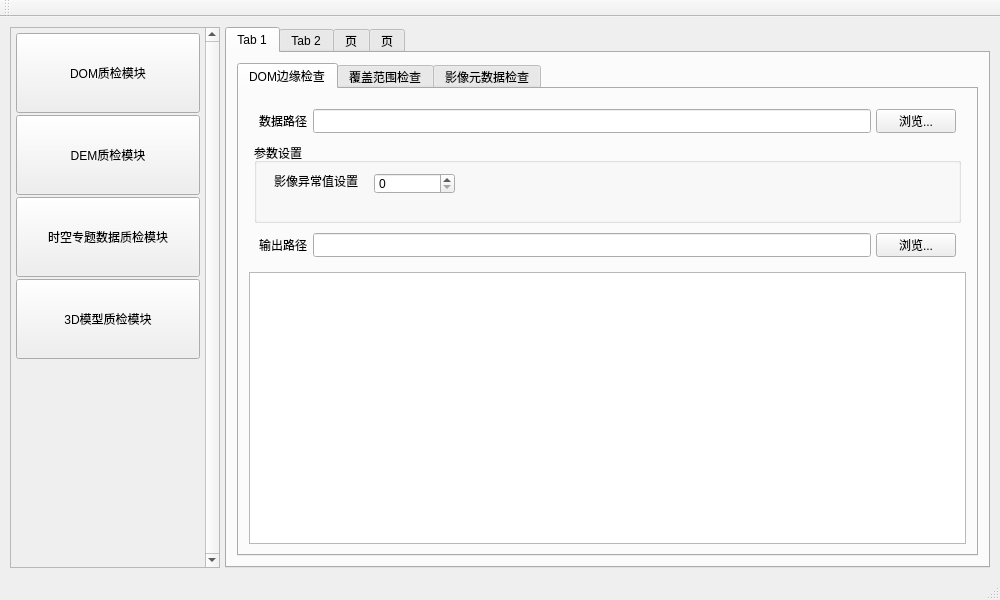
<?xml version="1.0" encoding="UTF-8"?>
<ui version="4.0">
 <class>MainWindow</class>
 <widget class="QMainWindow" name="MainWindow">
  <property name="geometry">
   <rect>
    <x>0</x>
    <y>0</y>
    <width>1000</width>
    <height>600</height>
   </rect>
  </property>
  <property name="sizePolicy">
   <sizepolicy hsizetype="Preferred" vsizetype="Preferred">
    <horstretch>0</horstretch>
    <verstretch>0</verstretch>
   </sizepolicy>
  </property>
  <property name="minimumSize">
   <size>
    <width>1000</width>
    <height>600</height>
   </size>
  </property>
  <property name="maximumSize">
   <size>
    <width>5000</width>
    <height>5000</height>
   </size>
  </property>
  <property name="windowTitle">
   <string>MainWindow</string>
  </property>
  <widget class="QWidget" name="centralWidget">
   <layout class="QVBoxLayout" name="verticalLayout">
    <property name="spacing">
     <number>5</number>
    </property>
    <property name="leftMargin">
     <number>5</number>
    </property>
    <property name="topMargin">
     <number>5</number>
    </property>
    <property name="rightMargin">
     <number>5</number>
    </property>
    <property name="bottomMargin">
     <number>5</number>
    </property>
    <item>
     <layout class="QHBoxLayout" name="mainHLayout">
      <property name="spacing">
       <number>5</number>
      </property>
      <property name="sizeConstraint">
       <enum>QLayout::SetMaximumSize</enum>
      </property>
      <property name="leftMargin">
       <number>5</number>
      </property>
      <property name="topMargin">
       <number>5</number>
      </property>
      <property name="rightMargin">
       <number>5</number>
      </property>
      <property name="bottomMargin">
       <number>5</number>
      </property>
      <item>
       <widget class="QScrollArea" name="modelScrollArea">
        <property name="sizePolicy">
         <sizepolicy hsizetype="Fixed" vsizetype="Expanding">
          <horstretch>0</horstretch>
          <verstretch>0</verstretch>
         </sizepolicy>
        </property>
        <property name="minimumSize">
         <size>
          <width>210</width>
          <height>0</height>
         </size>
        </property>
        <property name="maximumSize">
         <size>
          <width>210</width>
          <height>16777215</height>
         </size>
        </property>
        <property name="verticalScrollBarPolicy">
         <enum>Qt::ScrollBarAlwaysOn</enum>
        </property>
        <property name="widgetResizable">
         <bool>true</bool>
        </property>
        <widget class="QWidget" name="scrollAreaWidgetContents">
         <property name="geometry">
          <rect>
           <x>0</x>
           <y>0</y>
           <width>191</width>
           <height>521</height>
          </rect>
         </property>
         <layout class="QVBoxLayout" name="verticalLayout_5">
          <property name="spacing">
           <number>5</number>
          </property>
          <property name="leftMargin">
           <number>5</number>
          </property>
          <property name="topMargin">
           <number>5</number>
          </property>
          <property name="rightMargin">
           <number>5</number>
          </property>
          <property name="bottomMargin">
           <number>5</number>
          </property>
          <item>
           <layout class="QVBoxLayout" name="modelVerticalLayout">
            <property name="spacing">
             <number>2</number>
            </property>
            <item>
             <widget class="QPushButton" name="domButton">
              <property name="minimumSize">
               <size>
                <width>0</width>
                <height>80</height>
               </size>
              </property>
              <property name="maximumSize">
               <size>
                <width>16777215</width>
                <height>80</height>
               </size>
              </property>
              <property name="text">
               <string>DOM质检模块</string>
              </property>
             </widget>
            </item>
            <item>
             <widget class="QPushButton" name="demButton">
              <property name="minimumSize">
               <size>
                <width>0</width>
                <height>80</height>
               </size>
              </property>
              <property name="maximumSize">
               <size>
                <width>16777215</width>
                <height>80</height>
               </size>
              </property>
              <property name="text">
               <string>DEM质检模块</string>
              </property>
             </widget>
            </item>
            <item>
             <widget class="QPushButton" name="stdataButton">
              <property name="minimumSize">
               <size>
                <width>0</width>
                <height>80</height>
               </size>
              </property>
              <property name="maximumSize">
               <size>
                <width>16777215</width>
                <height>80</height>
               </size>
              </property>
              <property name="text">
               <string>时空专题数据质检模块</string>
              </property>
             </widget>
            </item>
            <item>
             <widget class="QPushButton" name="modelButton">
              <property name="minimumSize">
               <size>
                <width>0</width>
                <height>80</height>
               </size>
              </property>
              <property name="maximumSize">
               <size>
                <width>16777215</width>
                <height>80</height>
               </size>
              </property>
              <property name="text">
               <string>3D模型质检模块</string>
              </property>
             </widget>
            </item>
            <item>
             <spacer name="verticalSpacer">
              <property name="orientation">
               <enum>Qt::Vertical</enum>
              </property>
              <property name="sizeHint" stdset="0">
               <size>
                <width>20</width>
                <height>40</height>
               </size>
              </property>
             </spacer>
            </item>
           </layout>
          </item>
         </layout>
        </widget>
       </widget>
      </item>
      <item>
       <widget class="QTabWidget" name="mainContent">
        <property name="sizePolicy">
         <sizepolicy hsizetype="Preferred" vsizetype="Preferred">
          <horstretch>0</horstretch>
          <verstretch>0</verstretch>
         </sizepolicy>
        </property>
        <property name="currentIndex">
         <number>0</number>
        </property>
        <property name="tabBarAutoHide">
         <bool>false</bool>
        </property>
        <widget class="QWidget" name="domContentTab">
         <attribute name="title">
          <string>Tab 1</string>
         </attribute>
         <layout class="QVBoxLayout" name="verticalLayout_2">
          <property name="spacing">
           <number>5</number>
          </property>
          <property name="leftMargin">
           <number>5</number>
          </property>
          <property name="topMargin">
           <number>5</number>
          </property>
          <property name="rightMargin">
           <number>5</number>
          </property>
          <property name="bottomMargin">
           <number>5</number>
          </property>
          <item>
           <layout class="QVBoxLayout" name="domVLayout">
            <property name="spacing">
             <number>5</number>
            </property>
            <property name="leftMargin">
             <number>5</number>
            </property>
            <property name="topMargin">
             <number>5</number>
            </property>
            <property name="rightMargin">
             <number>5</number>
            </property>
            <property name="bottomMargin">
             <number>5</number>
            </property>
            <item>
             <widget class="QTabWidget" name="domContent">
              <property name="currentIndex">
               <number>0</number>
              </property>
              <widget class="QWidget" name="domWBTab">
               <attribute name="title">
                <string>DOM边缘检查</string>
               </attribute>
               <layout class="QVBoxLayout" name="verticalLayout_3">
                <property name="spacing">
                 <number>5</number>
                </property>
                <property name="leftMargin">
                 <number>5</number>
                </property>
                <property name="topMargin">
                 <number>5</number>
                </property>
                <property name="rightMargin">
                 <number>5</number>
                </property>
                <property name="bottomMargin">
                 <number>5</number>
                </property>
                <item>
                 <layout class="QVBoxLayout" name="domWBVLayout">
                  <property name="spacing">
                   <number>5</number>
                  </property>
                  <property name="leftMargin">
                   <number>5</number>
                  </property>
                  <property name="topMargin">
                   <number>5</number>
                  </property>
                  <property name="rightMargin">
                   <number>5</number>
                  </property>
                  <property name="bottomMargin">
                   <number>5</number>
                  </property>
                  <item>
                   <layout class="QVBoxLayout" name="domWBParamsVLayout">
                    <property name="spacing">
                     <number>5</number>
                    </property>
                    <property name="leftMargin">
                     <number>5</number>
                    </property>
                    <property name="topMargin">
                     <number>5</number>
                    </property>
                    <property name="rightMargin">
                     <number>5</number>
                    </property>
                    <property name="bottomMargin">
                     <number>5</number>
                    </property>
                    <item>
                     <layout class="QGridLayout" name="domWBParamsIGLayout">
                      <property name="sizeConstraint">
                       <enum>QLayout::SetDefaultConstraint</enum>
                      </property>
                      <property name="leftMargin">
                       <number>5</number>
                      </property>
                      <property name="topMargin">
                       <number>5</number>
                      </property>
                      <property name="rightMargin">
                       <number>5</number>
                      </property>
                      <property name="bottomMargin">
                       <number>5</number>
                      </property>
                      <property name="spacing">
                       <number>5</number>
                      </property>
                      <item row="0" column="0">
                       <widget class="QLabel" name="domWBILabel">
                        <property name="minimumSize">
                         <size>
                          <width>0</width>
                          <height>24</height>
                         </size>
                        </property>
                        <property name="maximumSize">
                         <size>
                          <width>16777215</width>
                          <height>24</height>
                         </size>
                        </property>
                        <property name="text">
                         <string>数据路径</string>
                        </property>
                       </widget>
                      </item>
                      <item row="0" column="2">
                       <widget class="QPushButton" name="domWBIBrowerButton">
                        <property name="minimumSize">
                         <size>
                          <width>0</width>
                          <height>24</height>
                         </size>
                        </property>
                        <property name="maximumSize">
                         <size>
                          <width>16777215</width>
                          <height>24</height>
                         </size>
                        </property>
                        <property name="text">
                         <string>浏览...</string>
                        </property>
                       </widget>
                      </item>
                      <item row="0" column="1">
                       <widget class="QLineEdit" name="domWBILineEdit">
                        <property name="minimumSize">
                         <size>
                          <width>0</width>
                          <height>24</height>
                         </size>
                        </property>
                        <property name="maximumSize">
                         <size>
                          <width>16777215</width>
                          <height>24</height>
                         </size>
                        </property>
                       </widget>
                      </item>
                     </layout>
                    </item>
                    <item>
                     <widget class="QGroupBox" name="domWBParamsGBox">
                      <property name="sizePolicy">
                       <sizepolicy hsizetype="Preferred" vsizetype="Preferred">
                        <horstretch>0</horstretch>
                        <verstretch>0</verstretch>
                       </sizepolicy>
                      </property>
                      <property name="minimumSize">
                       <size>
                        <width>0</width>
                        <height>80</height>
                       </size>
                      </property>
                      <property name="maximumSize">
                       <size>
                        <width>16777215</width>
                        <height>80</height>
                       </size>
                      </property>
                      <property name="title">
                       <string>参数设置</string>
                      </property>
                      <widget class="QSpinBox" name="spinBox">
                       <property name="geometry">
                        <rect>
                         <x>120</x>
                         <y>30</y>
                         <width>81</width>
                         <height>21</height>
                        </rect>
                       </property>
                       <property name="maximum">
                        <number>255</number>
                       </property>
                      </widget>
                      <widget class="QLabel" name="label">
                       <property name="geometry">
                        <rect>
                         <x>20</x>
                         <y>30</y>
                         <width>91</width>
                         <height>16</height>
                        </rect>
                       </property>
                       <property name="text">
                        <string>影像异常值设置</string>
                       </property>
                      </widget>
                      <zorder>gridLayoutWidget_2</zorder>
                      <zorder>spinBox</zorder>
                      <zorder>label</zorder>
                     </widget>
                    </item>
                    <item>
                     <layout class="QGridLayout" name="domWBPraramsOGLayout">
                      <property name="leftMargin">
                       <number>5</number>
                      </property>
                      <property name="topMargin">
                       <number>5</number>
                      </property>
                      <property name="rightMargin">
                       <number>5</number>
                      </property>
                      <property name="bottomMargin">
                       <number>5</number>
                      </property>
                      <property name="spacing">
                       <number>5</number>
                      </property>
                      <item row="0" column="0">
                       <widget class="QLabel" name="domWBOLabel">
                        <property name="minimumSize">
                         <size>
                          <width>0</width>
                          <height>24</height>
                         </size>
                        </property>
                        <property name="maximumSize">
                         <size>
                          <width>16777215</width>
                          <height>24</height>
                         </size>
                        </property>
                        <property name="text">
                         <string>输出路径</string>
                        </property>
                       </widget>
                      </item>
                      <item row="0" column="1">
                       <widget class="QLineEdit" name="domWBOLineEdit">
                        <property name="minimumSize">
                         <size>
                          <width>0</width>
                          <height>24</height>
                         </size>
                        </property>
                        <property name="maximumSize">
                         <size>
                          <width>16777215</width>
                          <height>24</height>
                         </size>
                        </property>
                       </widget>
                      </item>
                      <item row="0" column="2">
                       <widget class="QPushButton" name="domWBOBrowerButton">
                        <property name="minimumSize">
                         <size>
                          <width>0</width>
                          <height>24</height>
                         </size>
                        </property>
                        <property name="maximumSize">
                         <size>
                          <width>16777215</width>
                          <height>24</height>
                         </size>
                        </property>
                        <property name="text">
                         <string>浏览...</string>
                        </property>
                       </widget>
                      </item>
                     </layout>
                    </item>
                   </layout>
                  </item>
                  <item>
                   <widget class="QTableWidget" name="domTableWidget">
                    <property name="sizePolicy">
                     <sizepolicy hsizetype="Expanding" vsizetype="Expanding">
                      <horstretch>0</horstretch>
                      <verstretch>0</verstretch>
                     </sizepolicy>
                    </property>
                   </widget>
                  </item>
                 </layout>
                </item>
               </layout>
              </widget>
              <widget class="QWidget" name="domCoverTab">
               <attribute name="title">
                <string>覆盖范围检查</string>
               </attribute>
              </widget>
              <widget class="QWidget" name="domFormatTab">
               <attribute name="title">
                <string>影像元数据检查</string>
               </attribute>
              </widget>
             </widget>
            </item>
           </layout>
          </item>
         </layout>
        </widget>
        <widget class="QWidget" name="demContentTab">
         <attribute name="title">
          <string>Tab 2</string>
         </attribute>
        </widget>
        <widget class="QWidget" name="stdataContentTab">
         <attribute name="title">
          <string>页</string>
         </attribute>
        </widget>
        <widget class="QWidget" name="modelContentTab">
         <attribute name="title">
          <string>页</string>
         </attribute>
        </widget>
       </widget>
      </item>
     </layout>
    </item>
   </layout>
  </widget>
  <widget class="QMenuBar" name="menuBar">
   <property name="geometry">
    <rect>
     <x>0</x>
     <y>0</y>
     <width>1000</width>
     <height>23</height>
    </rect>
   </property>
  </widget>
  <widget class="QToolBar" name="mainToolBar">
   <attribute name="toolBarArea">
    <enum>TopToolBarArea</enum>
   </attribute>
   <attribute name="toolBarBreak">
    <bool>false</bool>
   </attribute>
  </widget>
  <widget class="QStatusBar" name="statusBar"/>
 </widget>
 <layoutdefault spacing="6" margin="11"/>
 <resources/>
 <connections/>
</ui>
